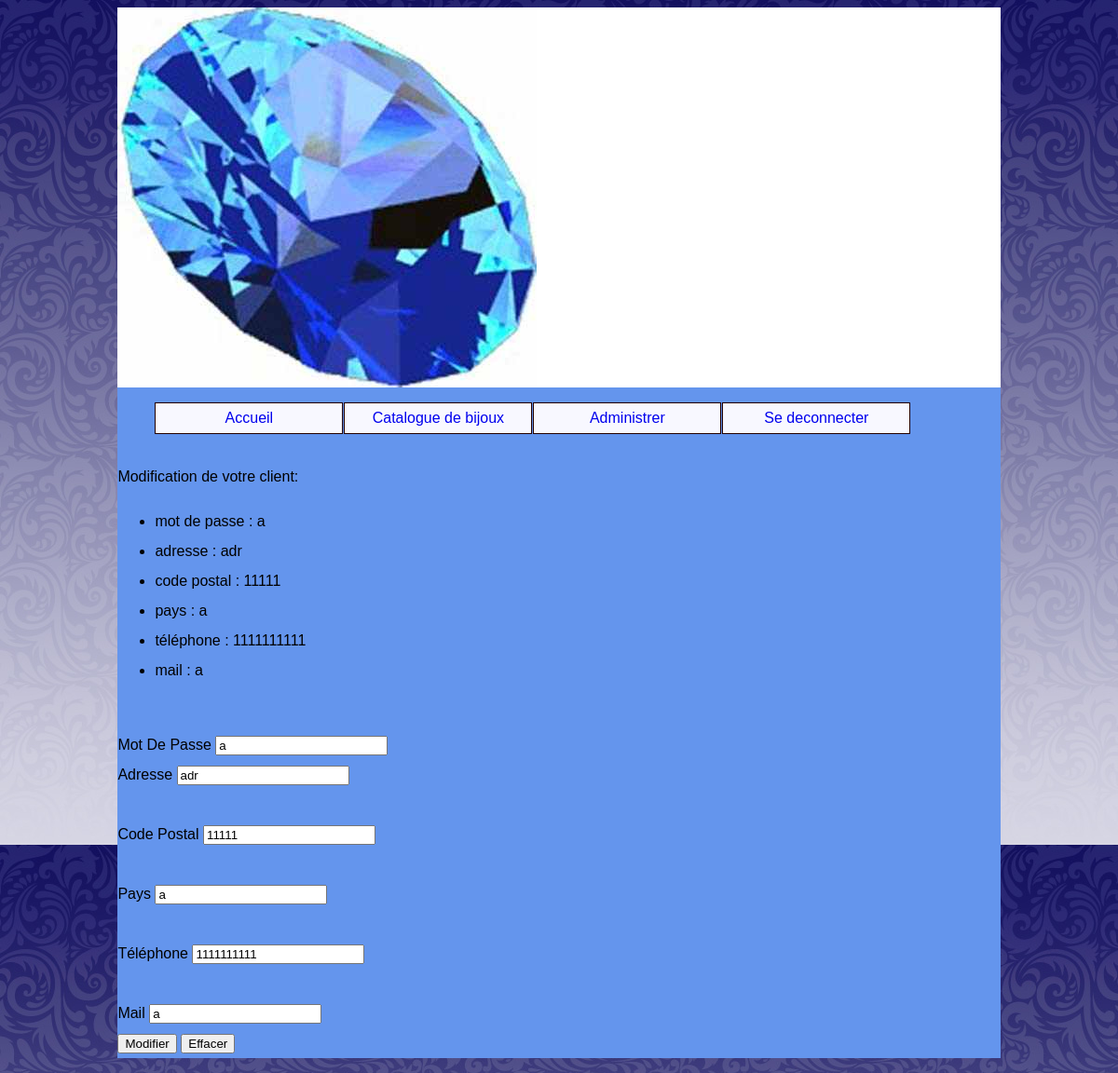
/index.php?uc=administrer&client=1&action=formmodifierClient (signed in), run on the app's committed database.
### tables this page shows
CREATE TABLE `client` (
  `ID_CLIENT` int(8) NOT NULL auto_increment,
  `LOGIN_CLIENT` char(32) default NULL,
  `MDP_CLIENT` char(32) default NULL,
  `NOM_CLIENT` char(32) default NULL,
  `PRENOM_CLIENT` char(32) default NULL,
  `DTN_CLIENT` date default NULL,
  `ADRESSE_CLIENT` varchar(50) default NULL,
  `CP_CLIENT` int(8) default NULL,
  `VILLE_CLIENT` varchar(50) default NULL,
  `PAYS_CLIENT` varchar(50) default NULL,
  `TEL_CLIENT` char(32) default NULL,
  `MAIL_CLIENT` char(32) default NULL,
  PRIMARY KEY  (`ID_CLIENT`)
);

### util/class.pdoBijoux.inc.php (called while the page is built, shortened)
<?php
class Pdovente_bijoux
{
      	private static $serveur='mysql:host=localhost';
      	private static $bdd='dbname=vente_bijoux';
      	private static $user='root' ;
      	private static $mdp='' ;
		private static $monPdo;
		private static $monPdovente_bijoux = null;
	private function __construct()
	{
    		Pdovente_bijoux::$monPdo = new PDO(Pdovente_bijoux::$serveur.';'.Pdovente_bijoux::$bdd, Pdovente_bijoux::$user, Pdovente_bijoux::$mdp);
			Pdovente_bijoux::$monPdo->query("SET CHARACTER SET utf8");
	}
	public  static function getPdovente_bijoux()
	{
		if(Pdovente_bijoux::$monPdovente_bijoux == null)
		{
			Pdovente_bijoux::$monPdovente_bijoux= new Pdovente_bijoux();
		}
		return Pdovente_bijoux::$monPdovente_bijoux;
	}
			public function getUnClientDuTableau($idclient)
				{
				$req = "select * from client where ID_CLIENT = '$idclient'";
				$res = Pdovente_bijoux::$monPdo->query($req);
				$unclient = $res->fetch();
						return $unclient;
				}
}
?>

### vues/v_modif_client.php (the view, shortened to what this page needs)
<html>
<form method=post action="index.php?uc=administrer&action=modifierClient">
<?php
	$idclient = $_REQUEST['client'];
	$unclient = $pdo->getUnclientDuTableau($idclient);
	$mdp = $unclient['MDP_CLIENT'];
	$adresse=$unclient['ADRESSE_CLIENT'];
	$cp = $unclient['CP_CLIENT'];
	$pays = $unclient['PAYS_CLIENT'];
	$tel = $unclient['TEL_CLIENT'];
	$mail = $unclient['MAIL_CLIENT'];
	?>
	Modification de votre client:
	<ul>
			<li><?php echo "mot de passe : ".$mdp ?></li>
			 <li><?php echo " adresse : ".$adresse ?></li>
			 <li><?php echo " code postal : ".$cp ?></li>
			 <li><?php echo " pays : ".$pays ?></li>
			 <li><?php echo " téléphone : ".$tel ?></li>
			 <li><?php echo " mail : ".$mail ?></li>
	</ul>
			Mot De Passe			<input id="mdp" type="text" name="mdp" value="<?php echo $mdp ?>">
			Adresse
			<input id="adresse" type="text" name="adresse" value="<?php echo $adresse ?>">
			Code Postal
			<input id="cp" type="text" name="cp" value="<?php echo $cp ?>">
			Pays
			<input id="pays" type="text" name="pays" value="<?php echo $pays ?>">
			Téléphone
			<input id="tel" type="text" name="tel" value="<?php echo $tel ?>">
			Mail
			<input id="mail" type="text" name="mail" value="<?php echo $mail ?>">
<input type=submit value=Modifier>
<input type=reset value=Effacer>
</form>
</html>

### data on the page
client: MDP_CLIENT "a", ADRESSE_CLIENT "adr", CP_CLIENT "11111", PAYS_CLIENT "a", TEL_CLIENT "1111111111", MAIL_CLIENT "a", mdp "a", adresse "adr", cp "11111", pays "a", tel "1111111111", mail "a"
